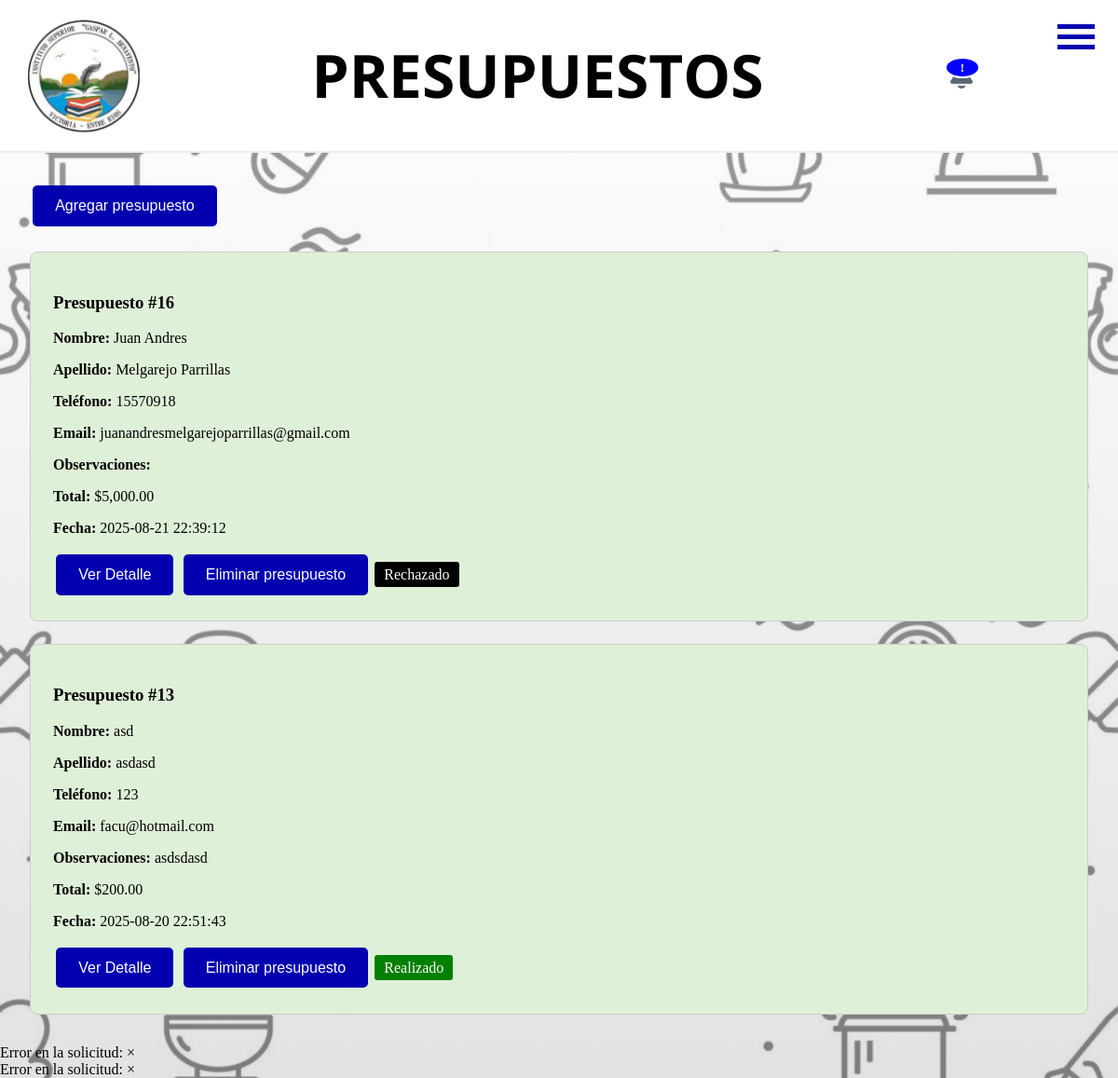
/presupuesto.php, run on the app's committed database.
### tables this page shows
CREATE TABLE presupuestos (
    id INTEGER PRIMARY KEY AUTOINCREMENT,
    nombre TEXT NOT NULL,
    apellido TEXT NOT NULL,
    telefono TEXT NOT NULL,
    email TEXT NOT NULL,
    observaciones TEXT,
    total REAL NOT NULL,
    estado TEXT DEFAULT 'Pendiente',
    fecha_creacion TEXT DEFAULT CURRENT_TIMESTAMP
);

### database.php (called while the page is built)
<?php
function conectarDB() {
    $ruta_db = __DIR__ . '/../ProyecGastro/gestion_gastronomia.db';
    try {
        $db = new PDO("sqlite:$ruta_db");
        $db->setAttribute(PDO::ATTR_ERRMODE, PDO::ERRMODE_EXCEPTION);
        $db->setAttribute(PDO::ATTR_DEFAULT_FETCH_MODE, PDO::FETCH_ASSOC);
        return $db;
    } catch(PDOException $e) {
        die("Error de conexión: " . $e->getMessage() .
            "<br>Ruta usada: " . realpath($ruta_db) ?: $ruta_db);
    }
}
?>

### funcionalidades/gestorPresupuestos.php (called while the page is built, shortened)
<?php
require_once __DIR__ . '/../database.php';
class GestorPresupuestos {
    private $db;
    public function __construct() {
        $this->db = conectarDB();
    }
    public function obtenerPresupuestos() {
        $stmt = $this->db->query("SELECT * FROM presupuestos ORDER BY fecha_creacion DESC");
        return $stmt->fetchAll();
    }
}
?>

### presupuesto.php (the view, shortened to what this page needs)
<?php
require_once 'funcionalidades/gestorPresupuestos.php';
$gestorPresupuestos = new GestorPresupuestos();
$presupuestos = $gestorPresupuestos->obtenerPresupuestos();
?>
<!DOCTYPE html>
<html lang="es">
<head>
  <link rel="stylesheet" href="css/stylo.css">
  <link rel="stylesheet" href="css/presupuesto.css">
  <link rel="stylesheet" type="text/css" href="https://cdn.datatables.net/1.13.6/css/jquery.dataTables.css">
</head>
<body>
<header class="encabezado">
  <?php include 'menu.php'; ?>
  <img src="img/logo.png" class="logo">
  <h1 class="titulo">PRESUPUESTOS</h1>
  <div class="alertas-icono-container">
    <div class="campana-alertas" id="campana-alertas">
      <span class="contador-alertas" id="contador-alertas">0</span>
    </div>
  </div>
</header>
<main>
  <button type="button" onclick="mostrarFormulario()">Agregar presupuesto</button>
  <div id="listaPresupuestos">
    <?php foreach ($presupuestos as $presupuesto):
      $estadoColor = '';
      switch ($presupuesto['estado']) {
          case 'Realizado': $estadoColor = 'background-color: green; color: white;'; break;
          case 'Rechazado': $estadoColor = 'background-color: black; color: white;'; break;
      }
    ?>
    <div class="presupuesto">
      <h3>Presupuesto #<?= $presupuesto['id'] ?></h3>
      <p><strong>Nombre:</strong> <?= htmlspecialchars($presupuesto['nombre']) ?></p>
      <p><strong>Apellido:</strong> <?= htmlspecialchars($presupuesto['apellido']) ?></p>
      <p><strong>Teléfono:</strong> <?= htmlspecialchars($presupuesto['telefono']) ?></p>
      <p><strong>Email:</strong> <?= htmlspecialchars($presupuesto['email']) ?></p>
      <p><strong>Observaciones:</strong> <?= htmlspecialchars($presupuesto['observaciones']) ?></p>
      <p><strong>Total:</strong> $<?= number_format($presupuesto['total'], 2) ?></p>
      <p><strong>Fecha:</strong> <?= $presupuesto['fecha_creacion'] ?></p>
      <button type="button" onclick="this.nextElementSibling.style.display = this.nextElementSibling.style.display === 'block' ? 'none' : 'block'">Ver Detalle</button>
      <form method="POST" action="presupuesto.php" style="display: inline;">
        <button type="submit">Eliminar presupuesto</button>
      </form>
      <?php if ($presupuesto['estado'] === 'Realizado' || $presupuesto['estado'] === 'Rechazado'): ?>
      <span style="<?= $estadoColor ?>; padding: 5px 10px; border-radius: 3px;">
        <?= $presupuesto['estado'] ?>
      </span>
      <?php endif; ?>
    </div>
    <?php endforeach; ?>
  </div>
</main>
</body>
</html>

### menu.php (shortened to what this page needs)
<div class="menu-section">
    <div class="menu-toggle">
        <div class="one"></div>
        <div class="two"></div>
        <div class="three"></div>
    </div>
</div>

### css/stylo.css (style rules this page uses)
body { background: linear-gradient(rgba(255, 255, 255, 0.5), rgba(198, 198, 198, 0.5)), url('/img/fondo_cocina.jpg'); background-size: cover; margin: 0; padding: 0; }
.menu-toggle { width: 40px; height: 30px; position: absolute; top: 20px; right: 25px; cursor: pointer; }
.one, .two, .three { width: 100%; height: 5px; background: #0300af; margin: 6px auto; backface-visibility: hidden; -moz-transition-duration: 0.3s; -o-transition-duration: 0.3s; -webkit-transition-duration: 0.3s; transition-duration: 0.3s; }
.logo { width: 120px; height: auto; }
.titulo { text-align: center; flex-grow: 1; font-size: 4em; margin: 0; color: #000000; font-family: 'Open Sans', sans-serif; }
.encabezado { background-color: white; background-position: center; display: flex; align-items: center; justify-content: space-between; padding: 15px 30px; border-bottom: 2px solid #eee; }
h1, h2 { font-size: 3em; text-align: center; color: #0300af; margin-bottom: 20px; }
form { display: flex; flex-direction: column; }
button { padding: 12px; font-size: 16px; border: none; border-radius: 6px; cursor: pointer; transition: background-color 0.3s; flex: 1; margin: 0 5px; }
.alertas-icono-container { position: relative; display: flex; align-items: center; margin-left: auto; margin-right: 100px; order: 1; }
.campana-alertas { position: relative; cursor: pointer; padding: 12px; transition: all 0.3s ease; margin-right: 10px; }
.contador-alertas { display: none; position: absolute; top: 8px; right: 8px; background-color: #0400ff; color: white; border-radius: 50%; padding: 3px 7px; font-size: 13px; font-weight: bold; min-width: 20px; text-align: center; line-height: 1; border: 2px solid white; }
main { padding: 2rem; }

### css/presupuesto.css (style rules this page uses)
button { background-color: #0300af; color: white; border: none; padding: 0.8rem 1.5rem; font-size: 1rem; cursor: pointer; border-radius: 5px; margin: 0.2rem; }
.presupuesto { background-color: #dff0d8; border: 1px solid #ccc; padding: 1.5rem; margin-top: 1.5rem; border-radius: 8px; }

### data on the page
presupuestos: id "16", nombre "Juan Andres", apellido "Melgarejo Parrillas", telefono "15570918", email "juanandresmelgarejoparrillas@gmail.com", total "5,000.00", fecha_creacion "2025-08-21 22:39:12", estado "Rechazado"
presupuestos: id "13", nombre "asd", apellido "asdasd", telefono "123", email "facu@hotmail.com", observaciones "asdsdasd", total "200.00", fecha_creacion "2025-08-20 22:51:43", estado "Realizado"
